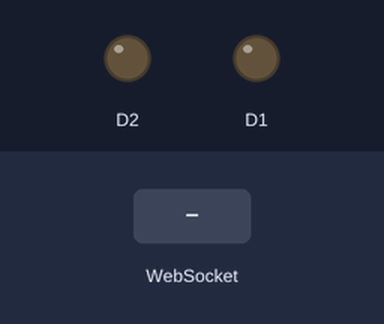
This sketch was run on a simulated ESP8266 (NodeMCU). On the bench: output pins drawn as LEDs (lit = HIGH). The inputs (shaded band) are chosen by the test bench. WiFi joins after 1.5 s; servers stay silent unless stated.

Above: at 4.2 s.
4.3 s: WebSocket text "1" received
At 5.0 s:
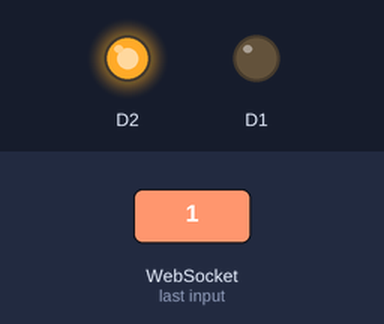
5.8 s: WebSocket text "2" received
At 6.1 s:
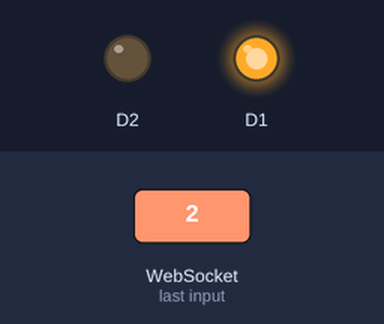
7.3 s: WebSocket text "0" received
At 8.4 s:
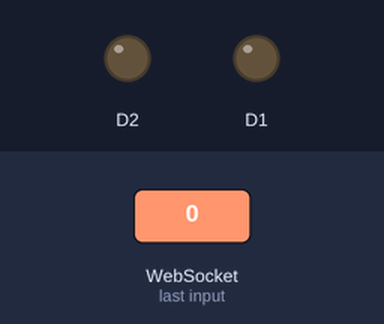
Timing chart, 0 to 10.3 s (numbered marks = the images above; inputs shaded):
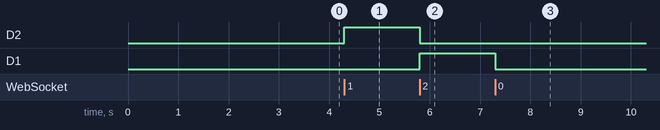

Measured:
- after the input at 4.3 s, D2: LOW → HIGH at once
- after the input at 5.8 s, D2: HIGH → LOW at once; D1: LOW → HIGH at once
- after the input at 7.3 s, D1: HIGH → LOW at once

The sketch:

rolety.ino
```cpp
#include <ESP8266WiFi.h>
#include <ESP8266mDNS.h>
#include <WiFiUdp.h>
#include <ArduinoOTA.h>
#include <ESP8266WebServer.h>
#include <WebSocketsServer.h>

const char* ssid = "zort";
const char* password = "jacek12345";

WebSocketsServer webSocket(81);
ESP8266WebServer server;
bool ota_flag = false;
uint16_t time_elapsed = 0;

void processReceivedValue(char command){

  if(command == '1')
  {
    digitalWrite(D2, HIGH);
    digitalWrite(D1, LOW);
  }
  else if(command == '0')
  {
    digitalWrite(D2, LOW);
    digitalWrite(D1, LOW);
  }
  else if(command == '2')
  {
    digitalWrite(D1, HIGH);
    digitalWrite(D2, LOW);
  }

  return;
}

void startWebSocket() { // Start a WebSocket server
  webSocket.begin();                          // start the websocket server
  webSocket.onEvent(webSocketEvent);          // if there's an incomming websocket message, go to function 'webSocketEvent'
  //Serial.println("WebSocket server started.");
}

void setup() {
  // put your setup code here, to run once:
  pinMode(D2, OUTPUT);
  pinMode(D1, OUTPUT);
  digitalWrite(D2, LOW);
  digitalWrite(D1, LOW);
  //Serial.begin(115200);

  delay(1000);

  WiFi.hostname("ESP_rolety");
  WiFi.begin(ssid, password);

  while (WiFi.status() != WL_CONNECTED) {
    delay(1000);
    //Serial.println("Connecting..");
  }

  //Serial.print("Connected to WiFi. IP:");
  //Serial.println(WiFi.localIP());

  ArduinoOTA.setPassword((const char *)"Jacek1");
  ArduinoOTA.begin();
  startWebSocket();
  server.on("/update", handleOTAUpdate);
  server.on("/restart", rebootESP);
  server.begin();
}

void rebootESP()
{
  ESP.restart();
}

void handleOTAUpdate()
{
  ota_flag = true;
  server.send(200, "text/plain", "You can upload the sketch for 60 seconds!");
  time_elapsed = 0;
}

void loop() {
  if (ota_flag)
  {
    uint16_t time_start = millis();
    while(time_elapsed < 60000)
    {
      ArduinoOTA.handle();
      time_elapsed = millis()-time_start;
      delay(10);
    }
    ota_flag = false;
  }

  server.handleClient();
  webSocket.loop();
}

void webSocketEvent(uint8_t num, WStype_t type, uint8_t * payload, size_t lenght) { // When a WebSocket message is received
  switch (type) {
    case WStype_DISCONNECTED:             // if the websocket is disconnected
      //Serial.printf("[%u] Disconnected!\n", num);
      break;
    case WStype_CONNECTED: {              // if a new websocket connection is established
        IPAddress ip = webSocket.remoteIP(num);
        //Serial.printf("[%u] Connected from %d.%d.%d.%d url: %s\n", num, ip[0], ip[1], ip[2], ip[3], payload);
      }
      break;
    case WStype_TEXT:                     // if new text data is received
      //Serial.printf("[%u] get Text: %s\n", num, payload);
      processReceivedValue(payload[0]);
      break;
  }
}
```
